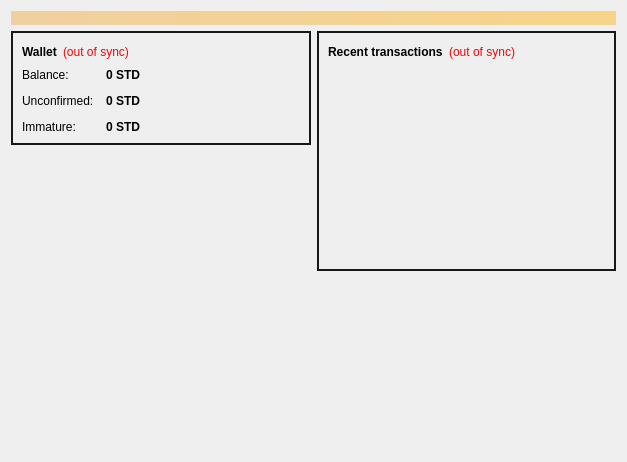
<?xml version="1.0" encoding="UTF-8"?>
<ui version="4.0">
 <class>OverviewPage</class>
 <widget class="QWidget" name="OverviewPage">
  <property name="geometry">
   <rect>
    <x>0</x>
    <y>0</y>
    <width>627</width>
    <height>462</height>
   </rect>
  </property>
  <property name="windowTitle">
   <string>Form</string>
  </property>
  <property name="styleSheet">
   <string notr="true">QPushButton {
background-image: none;
border: 1px solid transparent;
color: white;
background-color: #428bca;
border-color: #357ebd;
padding: 10px 16px;
}
QPushButton:active {
color: white;
background-color: #3276b1;
border-color: #285e8e;
}
QPushButton:hover {
color: white;
background-color: #3276b1;
border-color: #285e8e;
}s</string>
  </property>
  <layout class="QVBoxLayout" name="topLayout">
   <item>
    <widget class="QLabel" name="labelAlerts">
     <property name="visible">
      <bool>false</bool>
     </property>
     <property name="styleSheet">
      <string notr="true">background-color: qlineargradient(x1: 0, y1: 0, x2: 1, y2: 0, stop:0 #F0D0A0, stop:1 #F8D488); color:#000000;</string>
     </property>
     <property name="wordWrap">
      <bool>true</bool>
     </property>
     <property name="margin">
      <number>3</number>
     </property>
    </widget>
   </item>
   <item>
    <layout class="QHBoxLayout" name="horizontalLayout" stretch="1,1">
     <item>
      <layout class="QVBoxLayout" name="verticalLayout_2">
       <item>
        <widget class="QFrame" name="frame">
         <property name="styleSheet">
          <string notr="true">#frame {
border: 2px solid #161917;
}</string>
         </property>
         <property name="frameShape">
          <enum>QFrame::StyledPanel</enum>
         </property>
         <property name="frameShadow">
          <enum>QFrame::Raised</enum>
         </property>
         <layout class="QVBoxLayout" name="verticalLayout_4">
          <item>
           <layout class="QHBoxLayout" name="horizontalLayout_4">
            <item>
             <widget class="QLabel" name="label_5">
              <property name="font">
               <font>
                <weight>75</weight>
                <bold>true</bold>
               </font>
              </property>
              <property name="text">
               <string>Wallet</string>
              </property>
             </widget>
            </item>
            <item>
             <widget class="QLabel" name="labelWalletStatus">
              <property name="toolTip">
               <string>The displayed information may be out of date. Your wallet automatically synchronizes with the Standardcoin network after a connection is established, but this process has not completed yet.</string>
              </property>
              <property name="styleSheet">
               <string notr="true">QLabel { color: red; }</string>
              </property>
              <property name="text">
               <string notr="true">(out of sync)</string>
              </property>
              <property name="alignment">
               <set>Qt::AlignLeading|Qt::AlignLeft|Qt::AlignVCenter</set>
              </property>
             </widget>
            </item>
            <item>
             <spacer name="horizontalSpacer_2">
              <property name="orientation">
               <enum>Qt::Horizontal</enum>
              </property>
              <property name="sizeHint" stdset="0">
               <size>
                <width>40</width>
                <height>20</height>
               </size>
              </property>
             </spacer>
            </item>
           </layout>
          </item>
          <item>
           <layout class="QFormLayout" name="formLayout_2">
            <property name="fieldGrowthPolicy">
             <enum>QFormLayout::AllNonFixedFieldsGrow</enum>
            </property>
            <property name="horizontalSpacing">
             <number>12</number>
            </property>
            <property name="verticalSpacing">
             <number>12</number>
            </property>
            <item row="0" column="0">
             <widget class="QLabel" name="label">
              <property name="text">
               <string>Balance:</string>
              </property>
             </widget>
            </item>
            <item row="0" column="1">
             <widget class="QLabel" name="labelBalance">
              <property name="font">
               <font>
                <weight>75</weight>
                <bold>true</bold>
               </font>
              </property>
              <property name="cursor">
               <cursorShape>IBeamCursor</cursorShape>
              </property>
              <property name="toolTip">
               <string>Your current balance</string>
              </property>
              <property name="text">
               <string notr="true">0 STD</string>
              </property>
              <property name="textInteractionFlags">
               <set>Qt::LinksAccessibleByMouse|Qt::TextSelectableByKeyboard|Qt::TextSelectableByMouse</set>
              </property>
             </widget>
            </item>
            <item row="1" column="0">
             <widget class="QLabel" name="label_3">
              <property name="text">
               <string>Unconfirmed:</string>
              </property>
             </widget>
            </item>
            <item row="1" column="1">
             <widget class="QLabel" name="labelUnconfirmed">
              <property name="font">
               <font>
                <weight>75</weight>
                <bold>true</bold>
               </font>
              </property>
              <property name="cursor">
               <cursorShape>IBeamCursor</cursorShape>
              </property>
              <property name="toolTip">
               <string>Total of transactions that have yet to be confirmed, and do not yet count toward the current balance</string>
              </property>
              <property name="text">
               <string notr="true">0 STD</string>
              </property>
              <property name="textInteractionFlags">
               <set>Qt::LinksAccessibleByMouse|Qt::TextSelectableByKeyboard|Qt::TextSelectableByMouse</set>
              </property>
             </widget>
            </item>
            <item row="2" column="0">
             <widget class="QLabel" name="labelImmatureText">
              <property name="text">
               <string>Immature:</string>
              </property>
             </widget>
            </item>
            <item row="2" column="1">
             <widget class="QLabel" name="labelImmature">
              <property name="font">
               <font>
                <weight>75</weight>
                <bold>true</bold>
               </font>
              </property>
              <property name="toolTip">
               <string>Mined balance that has not yet matured</string>
              </property>
              <property name="text">
               <string notr="true">0 STD</string>
              </property>
              <property name="textInteractionFlags">
               <set>Qt::LinksAccessibleByMouse|Qt::TextSelectableByKeyboard|Qt::TextSelectableByMouse</set>
              </property>
             </widget>
            </item>
           </layout>
          </item>
         </layout>
        </widget>
       </item>
       <item>
        <spacer name="verticalSpacer">
         <property name="orientation">
          <enum>Qt::Vertical</enum>
         </property>
         <property name="sizeHint" stdset="0">
          <size>
           <width>20</width>
           <height>40</height>
          </size>
         </property>
        </spacer>
       </item>
       <item alignment="Qt::AlignVCenter">
        <widget class="QLabel" name="label_2">
         <property name="text">
          <string/>
         </property>
         <property name="pixmap">
          <pixmap resource="../bitcoin.qrc">:/images/wallet_bg</pixmap>
         </property>
         <property name="alignment">
          <set>Qt::AlignCenter</set>
         </property>
        </widget>
       </item>
      </layout>
     </item>
     <item>
      <layout class="QVBoxLayout" name="verticalLayout_3">
       <item>
        <widget class="QFrame" name="frame_2">
         <property name="styleSheet">
          <string notr="true">#frame_2 {
border: 2px solid #161917;
}</string>
         </property>
         <property name="frameShape">
          <enum>QFrame::StyledPanel</enum>
         </property>
         <property name="frameShadow">
          <enum>QFrame::Raised</enum>
         </property>
         <layout class="QVBoxLayout" name="verticalLayout">
          <item>
           <layout class="QHBoxLayout" name="horizontalLayout_2">
            <item>
             <widget class="QLabel" name="label_4">
              <property name="text">
               <string>&lt;b&gt;Recent transactions&lt;/b&gt;</string>
              </property>
             </widget>
            </item>
            <item>
             <widget class="QLabel" name="labelTransactionsStatus">
              <property name="toolTip">
               <string>The displayed information may be out of date. Your wallet automatically synchronizes with the Standardcoin network after a connection is established, but this process has not completed yet.</string>
              </property>
              <property name="styleSheet">
               <string notr="true">QLabel { color: red; }</string>
              </property>
              <property name="text">
               <string notr="true">(out of sync)</string>
              </property>
              <property name="alignment">
               <set>Qt::AlignRight|Qt::AlignTrailing|Qt::AlignVCenter</set>
              </property>
             </widget>
            </item>
            <item>
             <spacer name="horizontalSpacer">
              <property name="orientation">
               <enum>Qt::Horizontal</enum>
              </property>
              <property name="sizeHint" stdset="0">
               <size>
                <width>40</width>
                <height>20</height>
               </size>
              </property>
             </spacer>
            </item>
           </layout>
          </item>
          <item>
           <widget class="QListView" name="listTransactions">
            <property name="styleSheet">
             <string notr="true">QListView { background: transparent; }</string>
            </property>
            <property name="frameShape">
             <enum>QFrame::NoFrame</enum>
            </property>
            <property name="verticalScrollBarPolicy">
             <enum>Qt::ScrollBarAlwaysOff</enum>
            </property>
            <property name="horizontalScrollBarPolicy">
             <enum>Qt::ScrollBarAlwaysOff</enum>
            </property>
            <property name="selectionMode">
             <enum>QAbstractItemView::NoSelection</enum>
            </property>
           </widget>
          </item>
         </layout>
        </widget>
       </item>
       <item>
        <spacer name="verticalSpacer_2">
         <property name="orientation">
          <enum>Qt::Vertical</enum>
         </property>
         <property name="sizeHint" stdset="0">
          <size>
           <width>20</width>
           <height>40</height>
          </size>
         </property>
        </spacer>
       </item>
      </layout>
     </item>
    </layout>
   </item>
  </layout>
 </widget>
 <resources>
  <include location="../bitcoin.qrc"/>
 </resources>
 <connections/>
</ui>
